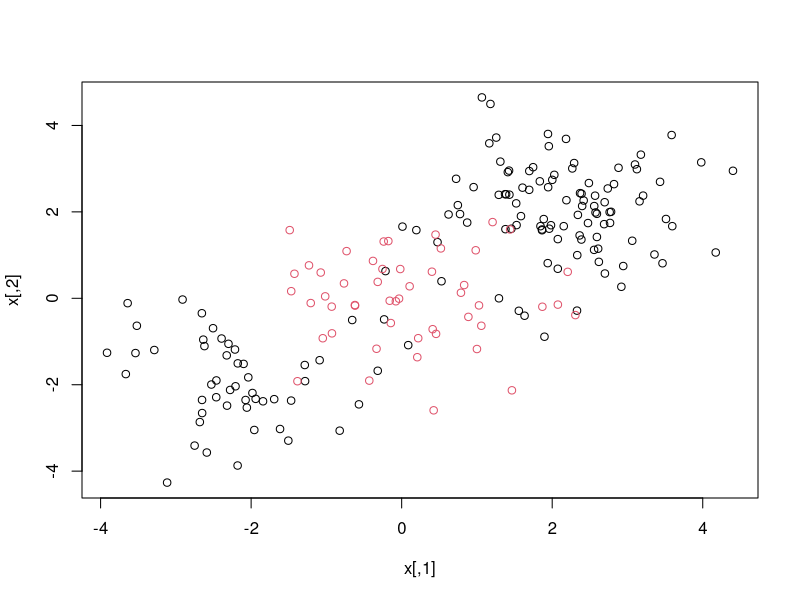
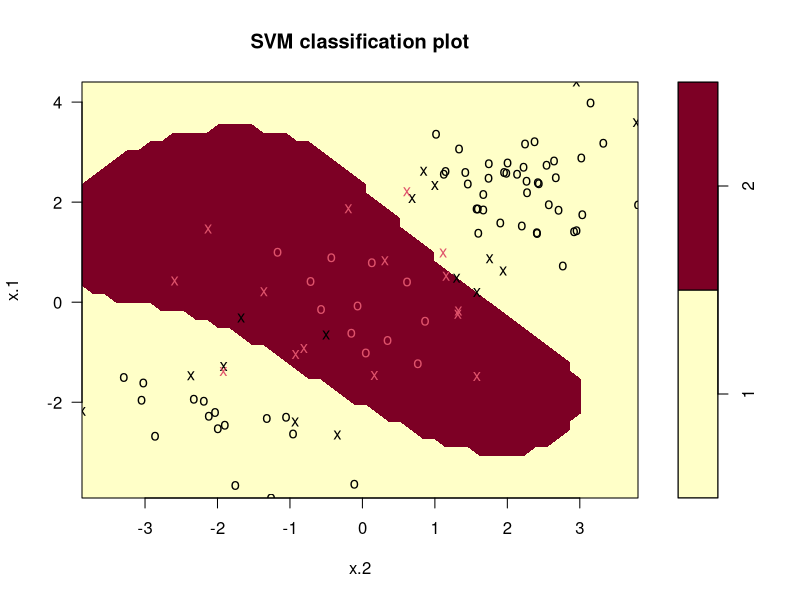

Here is the R script that generated these plots, in order:
## ---- chunk 1
set.seed(1)
x = matrix(rnorm(200*2), ncol = 2)
x[0:100,] = x[0:100,] + 2
x[101:150, ] = x[101:150, ] - 2
y = c(rep(1, 150), rep(2, 50))
dat = data.frame(x = x, y = as.factor(y))
## ---- chunk 2
plot(x, col = dat$y)
## ---- chunk 3
library(e1071)
train = sample(200, 100)
svm.fit = svm(y~., data = dat[train,], kernel = "radial", gamma = 1, cost = 1)
summary(svm.fit)
## ---- chunk 4
plot(svm.fit, dat[train,])
## ---- chunk 5
tune.out = tune(svm, y~.,data = dat, kernel = "radial", ranges = list(cost = c(0.1 ,1 ,10 ,100 ,1000), gamma = c(0.5 ,1 ,2 ,3 ,4)))
summary(tune.out)
## ---- chunk 6
best.mod = tune.out$best.model
best.mod
## ---- chunk 7
svm.pred = predict(best.mod, dat[-train,])
tab = table(predict = svm.pred, truth = dat[-train,"y"])
## ---- chunk 8
predicted.accuracy = as.vector(tab)
(predicted.accuracy[1] + predicted.accuracy[4])/100
